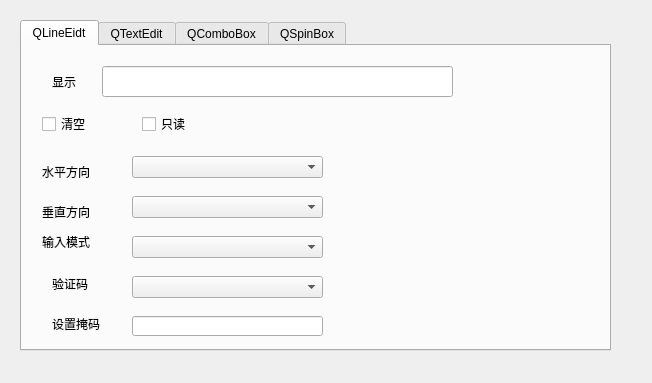
<?xml version="1.0" encoding="UTF-8"?>
<ui version="4.0">
 <class>InputWidget</class>
 <widget class="QWidget" name="InputWidget">
  <property name="geometry">
   <rect>
    <x>0</x>
    <y>0</y>
    <width>652</width>
    <height>383</height>
   </rect>
  </property>
  <property name="windowTitle">
   <string>InputWidget</string>
  </property>
  <widget class="QTabWidget" name="tabWidget">
   <property name="geometry">
    <rect>
     <x>20</x>
     <y>20</y>
     <width>591</width>
     <height>331</height>
    </rect>
   </property>
   <property name="currentIndex">
    <number>0</number>
   </property>
   <widget class="QWidget" name="tab">
    <attribute name="title">
     <string>QLineEidt</string>
    </attribute>
    <widget class="QLineEdit" name="lineEdit">
     <property name="geometry">
      <rect>
       <x>80</x>
       <y>20</y>
       <width>351</width>
       <height>31</height>
      </rect>
     </property>
    </widget>
    <widget class="QLabel" name="label">
     <property name="geometry">
      <rect>
       <x>30</x>
       <y>30</y>
       <width>54</width>
       <height>12</height>
      </rect>
     </property>
     <property name="text">
      <string>显示</string>
     </property>
    </widget>
    <widget class="QCheckBox" name="checkBox_clearBtn">
     <property name="geometry">
      <rect>
       <x>20</x>
       <y>70</y>
       <width>71</width>
       <height>16</height>
      </rect>
     </property>
     <property name="text">
      <string>清空</string>
     </property>
    </widget>
    <widget class="QCheckBox" name="checkBox_readOnly">
     <property name="geometry">
      <rect>
       <x>120</x>
       <y>70</y>
       <width>71</width>
       <height>16</height>
      </rect>
     </property>
     <property name="text">
      <string>只读</string>
     </property>
    </widget>
    <widget class="QComboBox" name="combo_inputH">
     <property name="geometry">
      <rect>
       <x>110</x>
       <y>110</y>
       <width>191</width>
       <height>22</height>
      </rect>
     </property>
    </widget>
    <widget class="QComboBox" name="combo_inputV">
     <property name="geometry">
      <rect>
       <x>110</x>
       <y>150</y>
       <width>191</width>
       <height>22</height>
      </rect>
     </property>
    </widget>
    <widget class="QComboBox" name="combo_echoMode">
     <property name="geometry">
      <rect>
       <x>110</x>
       <y>190</y>
       <width>191</width>
       <height>22</height>
      </rect>
     </property>
    </widget>
    <widget class="QComboBox" name="combo_validator">
     <property name="geometry">
      <rect>
       <x>110</x>
       <y>230</y>
       <width>191</width>
       <height>22</height>
      </rect>
     </property>
    </widget>
    <widget class="QLabel" name="label_2">
     <property name="geometry">
      <rect>
       <x>20</x>
       <y>120</y>
       <width>54</width>
       <height>12</height>
      </rect>
     </property>
     <property name="text">
      <string>水平方向</string>
     </property>
    </widget>
    <widget class="QLabel" name="label_3">
     <property name="geometry">
      <rect>
       <x>20</x>
       <y>160</y>
       <width>54</width>
       <height>12</height>
      </rect>
     </property>
     <property name="text">
      <string>垂直方向</string>
     </property>
    </widget>
    <widget class="QLabel" name="label_4">
     <property name="geometry">
      <rect>
       <x>20</x>
       <y>190</y>
       <width>54</width>
       <height>12</height>
      </rect>
     </property>
     <property name="text">
      <string>输入模式</string>
     </property>
    </widget>
    <widget class="QLabel" name="label_5">
     <property name="geometry">
      <rect>
       <x>30</x>
       <y>230</y>
       <width>41</width>
       <height>16</height>
      </rect>
     </property>
     <property name="text">
      <string>验证码</string>
     </property>
    </widget>
    <widget class="QLineEdit" name="lineEdit_inputMask">
     <property name="geometry">
      <rect>
       <x>110</x>
       <y>270</y>
       <width>191</width>
       <height>20</height>
      </rect>
     </property>
    </widget>
    <widget class="QLabel" name="label_6">
     <property name="geometry">
      <rect>
       <x>30</x>
       <y>270</y>
       <width>51</width>
       <height>16</height>
      </rect>
     </property>
     <property name="text">
      <string>设置掩码</string>
     </property>
    </widget>
   </widget>
   <widget class="QWidget" name="tab_2">
    <attribute name="title">
     <string>QTextEdit</string>
    </attribute>
    <widget class="QLabel" name="label_7">
     <property name="geometry">
      <rect>
       <x>20</x>
       <y>180</y>
       <width>131</width>
       <height>16</height>
      </rect>
     </property>
     <property name="text">
      <string>cursorWidth</string>
     </property>
    </widget>
    <widget class="QLabel" name="label_8">
     <property name="geometry">
      <rect>
       <x>20</x>
       <y>220</y>
       <width>131</width>
       <height>16</height>
      </rect>
     </property>
     <property name="text">
      <string>lineWrapColumnOrWidth</string>
     </property>
    </widget>
    <widget class="QLabel" name="label_9">
     <property name="geometry">
      <rect>
       <x>20</x>
       <y>260</y>
       <width>101</width>
       <height>16</height>
      </rect>
     </property>
     <property name="text">
      <string>tabStopWidth</string>
     </property>
    </widget>
    <widget class="QSpinBox" name="spinBox_cursorWidth">
     <property name="geometry">
      <rect>
       <x>180</x>
       <y>180</y>
       <width>71</width>
       <height>22</height>
      </rect>
     </property>
    </widget>
    <widget class="QSpinBox" name="spinBox_lineWrapColumnOrWidth">
     <property name="geometry">
      <rect>
       <x>180</x>
       <y>220</y>
       <width>71</width>
       <height>22</height>
      </rect>
     </property>
    </widget>
    <widget class="QSpinBox" name="spinBox_tabStopWidth">
     <property name="geometry">
      <rect>
       <x>180</x>
       <y>250</y>
       <width>71</width>
       <height>22</height>
      </rect>
     </property>
    </widget>
    <widget class="QCheckBox" name="checkBox_overwriteMode">
     <property name="geometry">
      <rect>
       <x>290</x>
       <y>183</y>
       <width>111</width>
       <height>16</height>
      </rect>
     </property>
     <property name="text">
      <string>overwriteMode</string>
     </property>
    </widget>
    <widget class="QLabel" name="label_10">
     <property name="geometry">
      <rect>
       <x>290</x>
       <y>230</y>
       <width>131</width>
       <height>16</height>
      </rect>
     </property>
     <property name="text">
      <string>lineWrapMode</string>
     </property>
    </widget>
    <widget class="QLabel" name="label_11">
     <property name="geometry">
      <rect>
       <x>290</x>
       <y>256</y>
       <width>131</width>
       <height>16</height>
      </rect>
     </property>
     <property name="text">
      <string>wordWrapMode</string>
     </property>
    </widget>
    <widget class="QCheckBox" name="checkBox_tabChangesFocus">
     <property name="geometry">
      <rect>
       <x>410</x>
       <y>180</y>
       <width>111</width>
       <height>16</height>
      </rect>
     </property>
     <property name="text">
      <string>tabChangesFocus</string>
     </property>
    </widget>
    <widget class="QComboBox" name="comboBox_lineWrapMode">
     <property name="geometry">
      <rect>
       <x>410</x>
       <y>220</y>
       <width>111</width>
       <height>22</height>
      </rect>
     </property>
    </widget>
    <widget class="QComboBox" name="comboBox_wordWrapMode">
     <property name="geometry">
      <rect>
       <x>410</x>
       <y>260</y>
       <width>111</width>
       <height>22</height>
      </rect>
     </property>
    </widget>
    <widget class="QTextEdit" name="textEdit">
     <property name="geometry">
      <rect>
       <x>40</x>
       <y>20</y>
       <width>491</width>
       <height>141</height>
      </rect>
     </property>
    </widget>
   </widget>
   <widget class="QWidget" name="tab_3">
    <attribute name="title">
     <string>QComboBox</string>
    </attribute>
    <widget class="QLabel" name="label_12">
     <property name="geometry">
      <rect>
       <x>30</x>
       <y>30</y>
       <width>54</width>
       <height>12</height>
      </rect>
     </property>
     <property name="text">
      <string>学生信息</string>
     </property>
    </widget>
    <widget class="QComboBox" name="combo_student">
     <property name="geometry">
      <rect>
       <x>120</x>
       <y>20</y>
       <width>151</width>
       <height>22</height>
      </rect>
     </property>
    </widget>
    <widget class="QCheckBox" name="check_editable">
     <property name="geometry">
      <rect>
       <x>40</x>
       <y>70</y>
       <width>101</width>
       <height>16</height>
      </rect>
     </property>
     <property name="text">
      <string>是否可以编辑</string>
     </property>
    </widget>
    <widget class="QCheckBox" name="check_duplicatesEnabled">
     <property name="geometry">
      <rect>
       <x>170</x>
       <y>70</y>
       <width>111</width>
       <height>16</height>
      </rect>
     </property>
     <property name="text">
      <string>是否可以重名</string>
     </property>
    </widget>
    <widget class="QLabel" name="label_13">
     <property name="geometry">
      <rect>
       <x>30</x>
       <y>120</y>
       <width>111</width>
       <height>16</height>
      </rect>
     </property>
     <property name="text">
      <string>最大显示数目</string>
     </property>
    </widget>
    <widget class="QLabel" name="label_14">
     <property name="geometry">
      <rect>
       <x>30</x>
       <y>170</y>
       <width>141</width>
       <height>16</height>
      </rect>
     </property>
     <property name="text">
      <string>最大可录入的学生个数</string>
     </property>
    </widget>
    <widget class="QLabel" name="label_15">
     <property name="geometry">
      <rect>
       <x>30</x>
       <y>220</y>
       <width>54</width>
       <height>12</height>
      </rect>
     </property>
     <property name="text">
      <string>插入策略</string>
     </property>
    </widget>
    <widget class="QSpinBox" name="spinBox_maxCount">
     <property name="geometry">
      <rect>
       <x>210</x>
       <y>120</y>
       <width>101</width>
       <height>22</height>
      </rect>
     </property>
    </widget>
    <widget class="QSpinBox" name="spinBox_maxVisibleItems">
     <property name="geometry">
      <rect>
       <x>210</x>
       <y>170</y>
       <width>101</width>
       <height>22</height>
      </rect>
     </property>
    </widget>
    <widget class="QComboBox" name="combo_insertPolicy">
     <property name="geometry">
      <rect>
       <x>190</x>
       <y>220</y>
       <width>111</width>
       <height>22</height>
      </rect>
     </property>
    </widget>
    <widget class="QLabel" name="label_student">
     <property name="geometry">
      <rect>
       <x>330</x>
       <y>100</y>
       <width>171</width>
       <height>101</height>
      </rect>
     </property>
     <property name="text">
      <string>当前学生信息</string>
     </property>
    </widget>
   </widget>
   <widget class="QWidget" name="tab_4">
    <attribute name="title">
     <string>QSpinBox</string>
    </attribute>
    <widget class="WeekSpinBox" name="spinBox">
     <property name="geometry">
      <rect>
       <x>20</x>
       <y>20</y>
       <width>321</width>
       <height>22</height>
      </rect>
     </property>
    </widget>
   </widget>
  </widget>
 </widget>
 <layoutdefault spacing="6" margin="11"/>
 <customwidgets>
  <customwidget>
   <class>WeekSpinBox</class>
   <extends>QSpinBox</extends>
   <header>weekspinbox.h</header>
  </customwidget>
 </customwidgets>
 <resources/>
 <connections/>
</ui>
